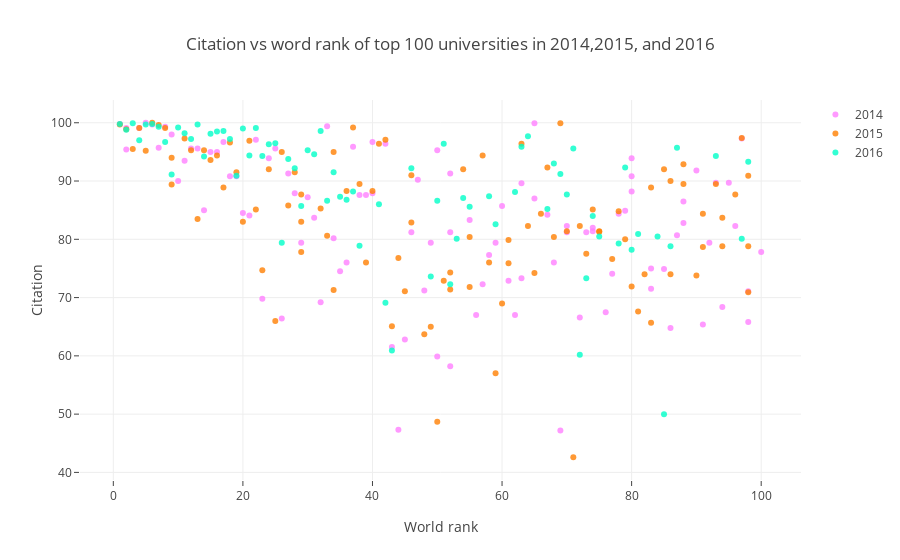

Notebook source saved alongside this figure:
### Code cell
trace1=go.Scatter(x=df2014.world_rank,y=df2014.citations, mode='markers', name='2014', marker=dict(color='rgba(255,128,255,0.8)'),
                 text=df2014.university_name)
trace2=go.Scatter(x=df2015.world_rank,y=df2015.citations, mode='markers', name='2015', marker=dict(color='rgba(255,128,2,0.8)'),
                 text=df2015.university_name)
trace3=go.Scatter(x=df2016.world_rank,y=df2016.citations, mode='markers', name='2016', marker=dict(color='rgba(0,255,200,0.8)'),
                 text=df2016.university_name)

data=[trace1,trace2,trace3]
layout= dict(title= 'Citation vs word rank of top 100 universities in 2014,2015, and 2016',
             xaxis=dict(title='World rank',ticklen=5, zeroline=False),
             yaxis=dict(title='Citation',ticklen=5, zeroline=False))
fig=dict(data=data, layout=layout)
iplot(fig)

### Figure 1 — Plotly figure (JSON) as saved in the notebook; plotly's stock layout.template omitted (floating-point values rounded to 4 significant figures)
{"data": [{"marker": {"color": "rgba(255,128,255,0.8)"}, "mode": "markers", "name": "2014", "text": ["California Institute of Technology", "Harvard University", "University of Oxford", "Stanford University", "Massachusetts Institute of Technology", "Princeton University", "University of Cambridge", "University of California, Berkeley", "University of Chicago", "Imperial College London", "Yale University", "University of California, Los Angeles", "Columbia University", "ETH Zurich – Swiss Federal Institute of Technology Zurich", "Johns Hopkins University", "University of Pennsylvania", "Duke University", "University of Michigan", "Cornell University", "University of Toronto", "University College London", "Northwestern University", "University of Tokyo", "Carnegie Mellon University", "University of Washington", "National University of Singapore", "University of Texas at Austin", "Georgia Institute of Technology", "University of Illinois at Urbana-Champaign", "University of Wisconsin-Madison", "University of British Columbia", "London School of Economics and Political Science", "University of California, Santa Barbara", "University of Melbourne", "McGill University", "Karolinska Institute", "École Polytechnique Fédérale de Lausanne", "King’s College London", "University of Edinburgh", "New York University", "University of California, San Diego", "Washington University in St Louis", "University of Hong Kong", "Seoul National University", "Peking University", "University of Minnesota", "University of North Carolina at Chapel Hill", "Australian National University", "Pennsylvania State University", "Boston University", "Tsinghua University", "Brown University", "Kyoto University", "University of California, Davis", "LMU Munich", "Korea Advanced Institute of Science and Technology (KAIST)", "Hong Kong University of Science and Technology", "University of Manchester", "Ohio State University", "Pohang University of Science and Technology", "KU Leuven", "Purdue University", "The University of Queensland", "University of Göttingen", "Rice University", "École Normale Supérieure", "Leiden University", "Heidelberg University", "Delft University of Technology", "University of Southern California", "École Polytechnique", "University of Sydney", "Erasmus University Rotterdam", "University of Basel", "Utrecht University", "Nanyang Technological University", "Wageningen University and Research Center", "University of Pittsburgh", "University of Bristol", "Durham University", "Emory University", "Tufts University", "Michigan State University", "University of Amsterdam", "Ghent University", "Free University of Berlin", "Technical University of Munich", "Case Western Reserve University", "Vanderbilt University", "University of Notre Dame", "Monash University", "McMaster University", "University of California, Irvine", "Humboldt University of Berlin", "University of Rochester", "Pierre and Marie Curie University", "University of Colorado Boulder", "Maastricht University", "University of Groningen", "University of Helsinki"], "type": "scatter", "uid": "add81d11-c14e-4cdc-bb87-9f67daddb878", "x": ["1", "2", "2", "4", "5", "6", "7", "8", "9", "10", "11", "12", "13", "14", "15", "16", "17", "18", "19", "20", "21", "22", "23", "24", "25", "26", "27", "28", "29", "30", "31", "32", "33", "34", "35", "36", "37", "38", "39", "40", "40", "42", "43", "44", "45", "46", "47", "48", "49", "50", "50", "52", "52", "52", "55", "56", "57", "58", "59", "60", "61", "62", "63", "63", "65", "65", "67", "68", "69", "70", "70", "72", "73", "74", "74", "76", "77", "78", "79", "80", "80", "80", "83", "83", "85", "86", "87", "88", "88", "90", "91", "92", "93", "94", "95", "96", "97", "98", "98", "100"], "y": [99.8, 99.1, 95.4, 99.1, 100, 99.7, 95.7, 99.3, 98, 90, 93.5, 95.6, 95.6, 85, 95, 95, 96.7, 90.8, 90.8, 84.5, 84.1, 97.1, 69.8, 93.9, 95.6, 66.4, 91.3, 87.9, 79.4, 87.2, 83.7, 69.2, 99.4, 80.2, 74.5, 76, 95.9, 87.6, 87.6, 87.9, 96.7, 96.4, 61.5, 47.3, 62.8, 81.2, 90.2, 71.2, 79.4, 95.3, 59.9, 91.3, 58.2, 81.2, 83.3, 67, 72.3, 77.3, 79.4, 85.7, 72.9, 67, 73.3, 89.6, 99.9, 87, 84.2, 76, 47.2, 81.2, 82.3, 66.6, 81.2, 81.4, 82, 67.5, 74.1, 84.4, 84.9, 88.2, 90.8, 93.9, 71.5, 75, 74.9, 64.8, 80.7, 82.8, 86.5, 91.8, 65.4, 79.4, 89.7, 68.4, 89.7, 82.3, 97.3, 65.8, 71.1, 77.8]}, {"marker": {"color": "rgba(255,128,2,0.8)"}, "mode": "markers", "name": "2015", "text": ["California Institute of Technology", "Harvard University", "University of Oxford", "Stanford University", "University of Cambridge", "Massachusetts Institute of Technology", "Princeton University", "University of California, Berkeley", "Imperial College London", "Yale University", "University of Chicago", "University of California, Los Angeles", "ETH Zurich – Swiss Federal Institute of Technology Zurich", "Columbia University", "Johns Hopkins University", "University of Pennsylvania", "University of Michigan", "Duke University", "Cornell University", "University of Toronto", "Northwestern University", "University College London", "University of Tokyo", "Carnegie Mellon University", "National University of Singapore", "University of Washington", "Georgia Institute of Technology", "University of Texas at Austin", "LMU Munich", "University of Illinois at Urbana-Champaign", "University of Wisconsin-Madison", "University of British Columbia", "University of Melbourne", "London School of Economics and Political Science", "École Polytechnique Fédérale de Lausanne", "University of Edinburgh", "University of California, Santa Barbara", "New York University", "McGill University", "King’s College London", "University of California, San Diego", "Washington University in St Louis", "University of Hong Kong", "Karolinska Institute", "Australian National University", "University of Minnesota", "University of North Carolina at Chapel Hill", "Peking University", "Tsinghua University", "Seoul National University", "Hong Kong University of Science and Technology", "Korea Advanced Institute of Science and Technology (KAIST)", "University of Manchester", "Brown University", "KU Leuven", "University of California, Davis", "Boston University", "Pennsylvania State University", "Kyoto University", "University of Sydney", "Nanyang Technological University", "École Polytechnique", "Scuola Normale Superiore di Pisa", "Leiden University", "The University of Queensland", "Pohang University of Science and Technology", "University of Göttingen", "Ohio State University", "Rice University", "Heidelberg University", "Delft University of Technology", "Erasmus University Rotterdam", "Wageningen University and Research Center", "University of Bristol", "University of Basel", "University of Southern California", "University of Amsterdam", "École Normale Supérieure", "Utrecht University", "Humboldt University of Berlin", "Free University of Berlin", "Michigan State University", "Durham University", "Monash University", "Middle East Technical University", "University of Arizona", "University of Notre Dame", "Tufts University", "University of California, Irvine", "Ghent University", "University of Massachusetts", "University of Pittsburgh", "Emory University", "McMaster University", "University of Glasgow", "Vanderbilt University", "University of Colorado Boulder", "Stockholm University", "Technical University of Munich", "Uppsala University"], "type": "scatter", "uid": "ceb05380-79f1-4853-8dfa-d1acc80d5cf0", "x": ["1", "2", "3", "4", "5", "6", "7", "8", "9", "9", "11", "12", "13", "14", "15", "16", "17", "18", "19", "20", "21", "22", "23", "24", "25", "26", "27", "28", "29", "29", "29", "32", "33", "34", "34", "36", "37", "38", "39", "40", "41", "42", "43", "44", "45", "46", "46", "48", "49", "50", "51", "52", "52", "54", "55", "55", "57", "58", "59", "60", "61", "61", "63", "64", "65", "66", "67", "68", "69", "70", "71", "72", "73", "74", "75", "75", "77", "78", "79", "80", "81", "82", "83", "83", "85", "86", "86", "88", "88", "90", "91", "91", "93", "94", "94", "96", "97", "98", "98", "98"], "y": [99.7, 98.9, 95.5, 99.1, 95.2, 100, 99.6, 99.1, 89.4, 94, 97.3, 95.3, 83.5, 95.3, 93.6, 94.4, 88.9, 96.6, 91.5, 83, 96.9, 85.1, 74.7, 92, 66, 95, 85.8, 91.5, 83, 77.8, 87.7, 85.3, 80.6, 71.3, 95, 88.3, 99.2, 89.5, 76, 88.3, 96.4, 97.1, 65.1, 76.8, 71.1, 82.9, 91, 63.7, 65, 48.7, 72.9, 71.4, 74.3, 92, 71.8, 80.4, 94.4, 76, 57, 69, 75.9, 79.9, 96.4, 82.3, 74.2, 84.4, 92.3, 80.4, 99.9, 81.4, 42.6, 82.3, 77.5, 85.1, 81.4, 81.3, 76.6, 84.8, 80, 71.9, 67.6, 74, 88.9, 65.7, 92, 74, 90, 92.9, 89.5, 73.8, 78.7, 84.4, 89.5, 78.8, 83.7, 87.7, 97.4, 90.9, 78.8, 70.9]}, {"marker": {"color": "rgba(0,255,200,0.8)"}, "mode": "markers", "name": "2016", "text": ["California Institute of Technology", "University of Oxford", "Stanford University", "University of Cambridge", "Massachusetts Institute of Technology", "Harvard University", "Princeton University", "Imperial College London", "ETH Zurich – Swiss Federal Institute of Technology Zurich", "University of Chicago", "Johns Hopkins University", "Yale University", "University of California, Berkeley", "University College London", "Columbia University", "University of California, Los Angeles", "University of Pennsylvania", "Cornell University", "University of Toronto", "Duke University", "University of Michigan", "Carnegie Mellon University", "London School of Economics and Political Science", "University of Edinburgh", "Northwestern University", "National University of Singapore", "King’s College London", "Karolinska Institute", "LMU Munich", "New York University", "École Polytechnique Fédérale de Lausanne", "University of Washington", "University of Melbourne", "University of British Columbia", "KU Leuven", "University of Illinois at Urbana-Champaign", "Heidelberg University", "McGill University", "University of California, San Diego", "University of California, Santa Barbara", "Georgia Institute of Technology", "Peking University", "University of Tokyo", "University of California, Davis", "University of Hong Kong", "University of Texas at Austin", "Tsinghua University", "Wageningen University and Research Center", "Humboldt University of Berlin", "University of Wisconsin-Madison", "Brown University", "Australian National University", "Technical University of Munich", "École Normale Supérieure", "Nanyang Technological University", "University of Manchester", "University of Sydney", "University of Amsterdam", "Hong Kong University of Science and Technology", "The University of Queensland", "Washington University in St Louis", "Utrecht University", "University of North Carolina at Chapel Hill", "Boston University", "Delft University of Technology", "University of Minnesota", "Leiden University", "University of Southern California", "University of Bristol", "Durham University", "Erasmus University Rotterdam", "Free University of Berlin", "Monash University", "University of Groningen", "Pennsylvania State University", "University of Glasgow", "University of Helsinki", "University of Tübingen", "University of Pittsburgh", "University of Warwick", "Uppsala University", "University of Copenhagen", "University of New South Wales", "University of Freiburg", "Seoul National University", "University of St Andrews", "Vanderbilt University", "Kyoto University", "Maastricht University", "Emory University", "Lund University", "Ohio State University", "University of Exeter", "University of Bonn", "Georgetown University", "McMaster University", "University of Sheffield", "Queen Mary University of London", "University of Göttingen", "Michigan State University"], "type": "scatter", "uid": "2618dff7-a3be-4598-9f98-11892f0eb2eb", "x": ["1", "2", "3", "4", "5", "6", "7", "8", "9", "10", "11", "12", "13", "14", "15", "16", "17", "18", "19", "20", "21", "22", "23", "24", "25", "26", "27", "28", "29", "30", "31", "32", "33", "34", "35", "36", "37", "38", "=39", "=39", "41", "42", "43", "=44", "=44", "46", "=47", "=47", "49", "50", "51", "52", "53", "54", "55", "=56", "=56", "58", "59", "=60", "=60", "62", "63", "64", "=65", "=65", "67", "68", "69", "70", "71", "72", "73", "74", "75", "=76", "=76", "78", "79", "80", "81", "=82", "=82", "84", "85", "86", "87", "=88", "=88", "=90", "=90", "=90", "93", "=94", "=94", "=94", "97", "98", "=99", "=99"], "y": [99.8, 98.8, 99.9, 97, 99.7, 99.8, 99.3, 96.7, 91.1, 99.2, 98.2, 97.2, 99.7, 94.2, 98.1, 98.5, 98.6, 97.2, 90.9, 99, 94.4, 99.1, 94.3, 96.3, 96.5, 79.4, 93.8, 92.2, 85.7, 95.3, 94.6, 98.6, 86.6, 91.5, 87.3, 86.8, 88.2, 78.9, 98.7, 99.2, 86, 69.1, 60.9, 84.3, 70.1, 92.2, 58.8, 87.8, 73.6, 86.6, 96.4, 72.3, 80.1, 87.1, 85.6, 77.3, 77.5, 87.4, 82.6, 82.4, 99.2, 88.1, 95.9, 97.7, 61.5, 88, 85.2, 93, 91.2, 87.7, 95.6, 60.2, 73.3, 84, 80.5, 92.3, 82.1, 79.3, 92.3, 78.2, 80.9, 86.2, 82.1, 80.5, 50, 78.8, 95.7, 46.6, 82.7, 96.7, 81.3, 83.2, 94.3, 85.3, 82.5, 84.9, 80.1, 93.3, 72.7, 76.8]}], "layout": {"title": {"text": "Citation vs word rank of top 100 universities in 2014,2015, and 2016"}, "xaxis": {"ticklen": 5, "title": {"text": "World rank"}, "zeroline": false}, "yaxis": {"ticklen": 5, "title": {"text": "Citation"}, "zeroline": false}}}
